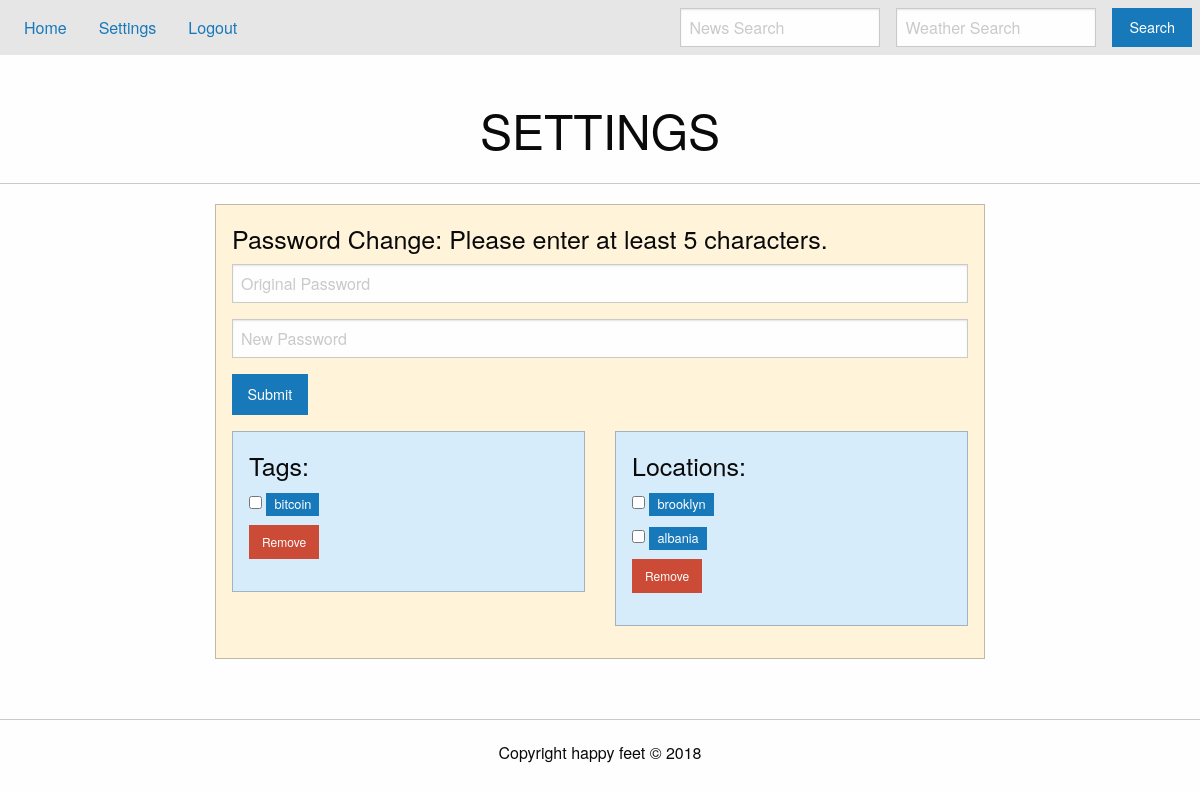
The app's page /settings (signed in), older data.
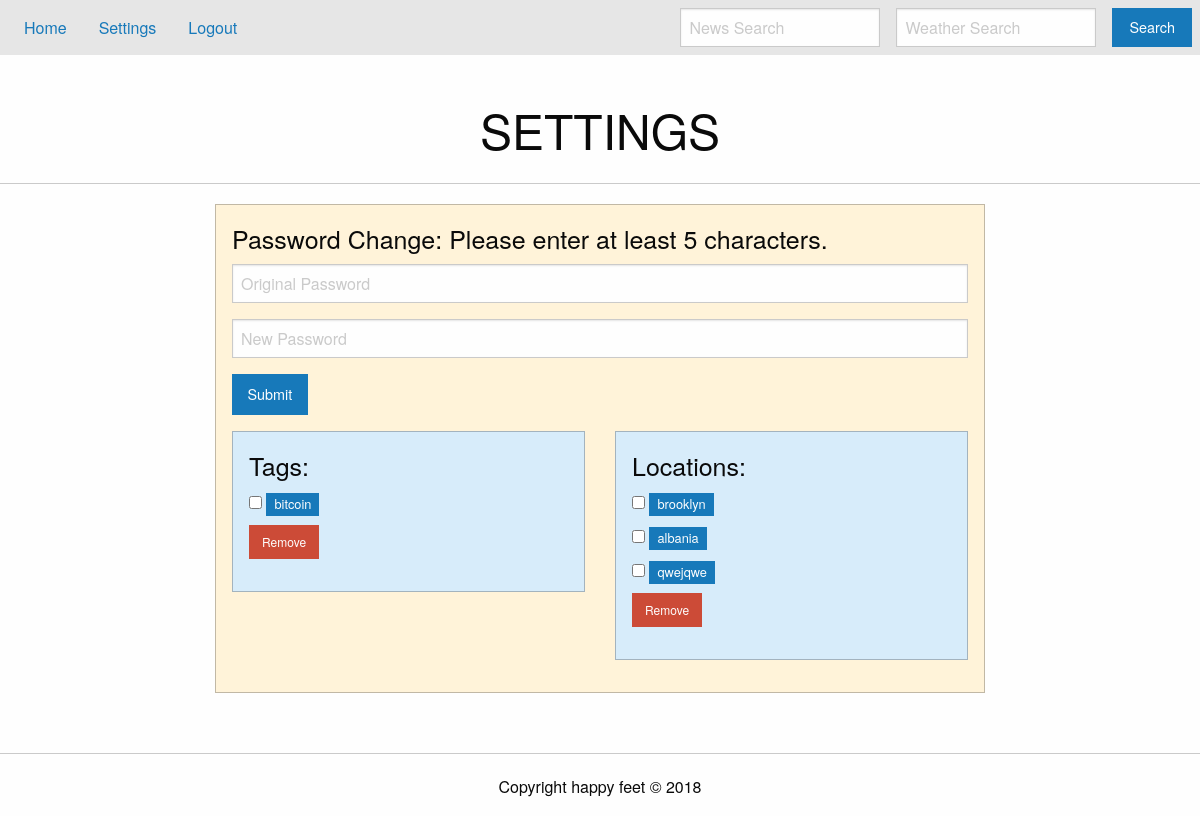
The same page, newer data.
### tables this page shows
CREATE TABLE rpeci01_tags (tag TEXT);

CREATE TABLE rpeci01_locations (location TEXT);

### app.py (the view, shortened to what this page needs)
@app.route("/settings", methods=['GET', 'POST'])
def settings():
    message = ''
    type = ''
    if 'username' in session:
        if 'rmTag' in request.args:
            for tag in request.args:
                if tag != 'rmTag':
                    user.removeTag(session['username'], tag)
            message = 'Tags are successfully removed.'
            type = 'success'
        if 'rmLoc' in request.args:
            for loc in request.args:
                if loc != 'rmLoc':
                    user.removeLoc(session['username'], loc)
            message = 'Locations are successfully removed.'
            type = 'success'
        session['stats'] = user.getStats(session['username'])
        return render_template("settings.html", li = True, m = message, t = type, s = session['stats'])
    else:
        flash("You must be logged in to see that page.")
        return redirect(url_for('login'))

### util/user.py (called while the page is built)
def getTags(usr):
    db = sqlite3.connect(DB_FILE)
    c = db.cursor()
    data = c.execute("SELECT * FROM " + usr + "_tags")
    l = [];
    for row in data:
        l.append(row[0])
    db.close()
    return l

def getLocations(usr):
    db = sqlite3.connect(DB_FILE)
    c = db.cursor()
    data = c.execute("SELECT * FROM " + usr + "_locations")
    l = [];
    for row in data:
        l.append(row[0])
    db.close()
    return l

def getStats(usr):
    db = sqlite3.connect(DB_FILE)
    c = db.cursor()
    data = c.execute("SELECT * FROM users")
    d = {}
    for row in data:
        if usr == row[0]:
            d['password'] = row[1]
            d['question'] = row[2]
            d['answer'] = row[3]
            d['tags'] = getTags(usr)
            d['locations'] = getLocations(usr)
            db.close()
            return d

### templates/settings.html (shortened to what this page needs)
{% extends "base.html" %}
{% block content %}
<br><br><br><br>
<h1 align="center"> SETTINGS </h1>
<hr>
<div class="grid-x grid-padding-x">
  <div class="small-2 cell"></div>
  <div class="large-8 cell">
    <div class="warning callout">
      <h4>Password Change: Please enter at least 5 characters.</h4>
      <form action = "/settings" method = "POST">
        <input type = "password" name = "oldPass" placeholder="Original Password">
        <input type = "password" name = "newPass" placeholder="New Password">
        <button type="submit" class="button" name="sub">Submit</button>
      </form>
      <div class="grid-x grid-padding-x">
        <div class="medium-6 cell">
          <div class="primary callout">
            <h4>Tags:</h4>
              <form action="/settings" method="GET">
              {% for tag in s['tags']%}
                  <input type="checkbox" name="{{tag}}">
                    <span class="label">{{tag}}</span>
                <br>
              {% endfor %}
              <button class="small alert button" type="submit" name="rmTag">Remove</button>
              </form>
          </div>
        </div>
        <div class="medium-6 cell">
          <div class="primary callout">
            <h4>Locations:</h4>
              <form action="/settings" method="GET">
              {% for loc in s['locations']%}
                  <input type="checkbox" name="{{loc}}">
                    <span class="label">{{loc}}</span>
                <br>
              {% endfor %}
              <button class="small alert button" type="submit" name="rmLoc">Remove</button>
              </form>
          </div>
        </div>
      </div>
    </div>
  </div>
  <div class="small-2 cell"></div>
</div>
{% endblock %}

### templates/base.html (shortened to what this page needs)
<!DOCTYPE html>
<html>
  <head>
    <link rel="stylesheet" type="text/css" href="https://cdnjs.cloudflare.com/ajax/libs/foundation/6.5.0/css/foundation.css">
  </head>
   <body>
     <div class="top-bar is-at-top">
       <div class="top-bar-left">
         <ul class="menu">
           <a href="/">Home</a>
           {% if li %}
	   <li>
             <a href="/settings">Settings</a>
           </li>
           <li>
             <a href="/logout">Logout</a>
           </li>
           {% endif %}
         </ul>
       </div>
       <div class="top-bar-right">
         <form action="/" method="GET">
           <ul class="menu">
             <li>
               <input type="text" name="search" placeholder="News Search">
             </li>
             <li>
               <input type="text" name="searchLoc" placeholder="Weather Search">
             </li>
             <li>
               <button type="submit" class="button" name="search">Search</button>
             </li>
           </ul>
         </form>
       </div>
     </div>
     {% block content %}
    {% endblock %}
    {% block footer %}
    <br><hr>
    <p align="center">Copyright happy feet &copy 2018</p>
    {% endblock %}
   </body>
</html>

### templates/base.html (style rules this page uses)
.top-bar { width: 100%; position: fixed; z-index: 1; }

Row changes from the older to the newer data that the page shows:
added rpeci01_locations: location "qwejqwe"
